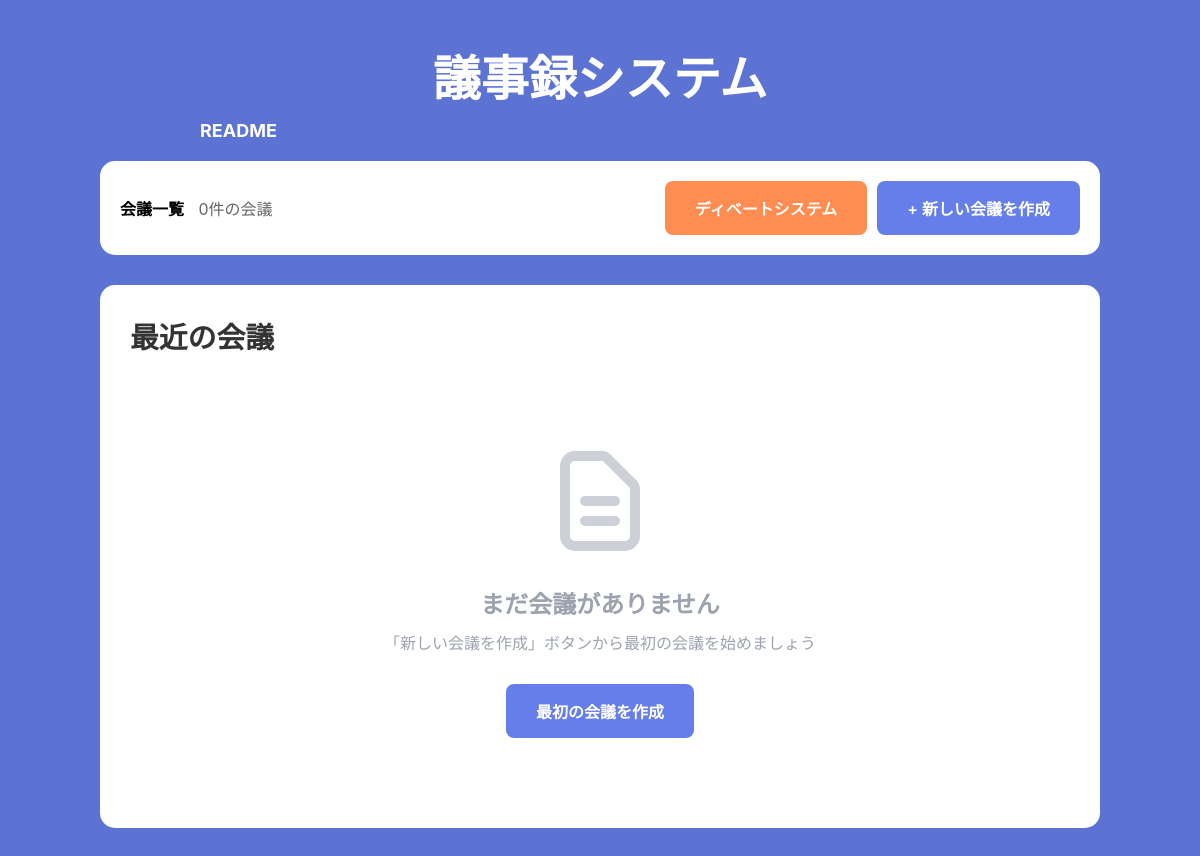
Before: / with the older database file.
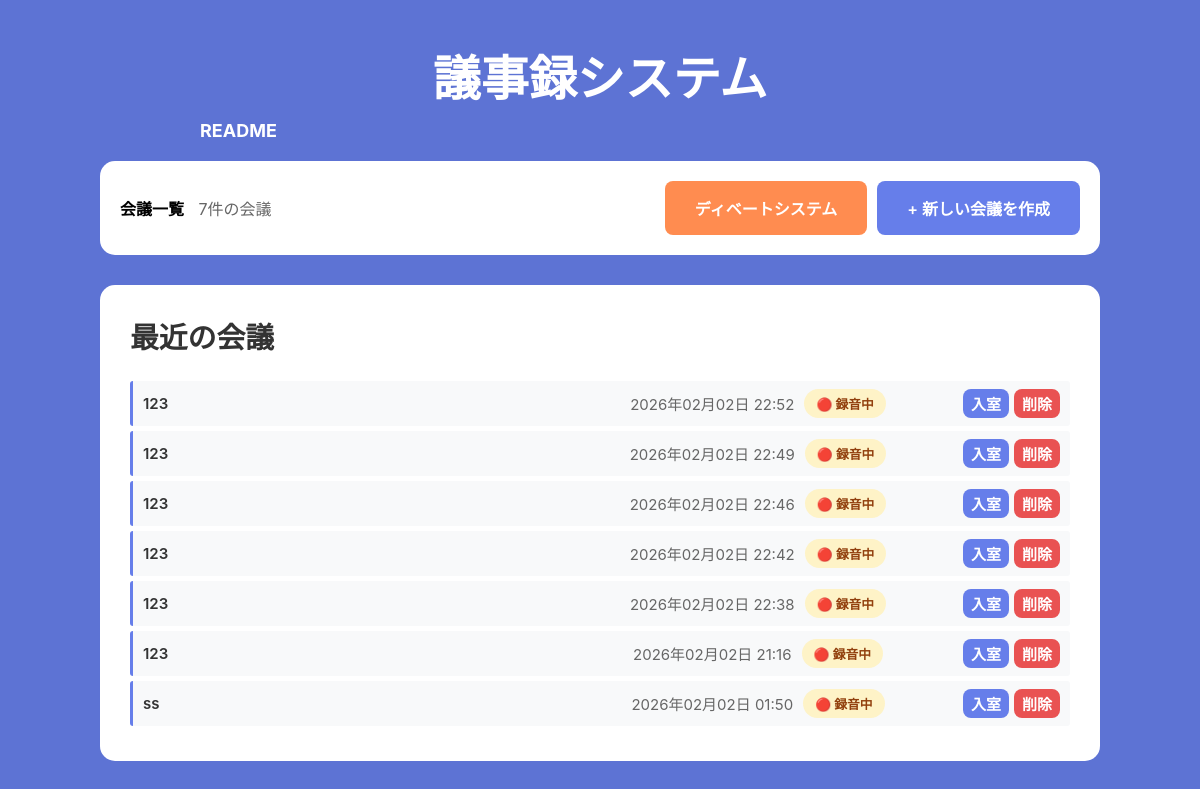
After: the same page with the newer database file.
### minutes/models.py (models this page shows, shortened)
class Meeting(models.Model):
    title = models.CharField(max_length=200)
    created_at = models.DateTimeField(auto_now_add=True)
    created_by = models.ForeignKey(User, on_delete=models.CASCADE, null=True, blank=True)
    duration_seconds = models.IntegerField(default=0)
    status = models.CharField(
        max_length=20,
        choices=[
            ('recording', '録音中'),
            ('processing', '処理中'),
            ('completed', '完了'),
        ],
        default='recording'
    )
    current_phase = models.CharField(
        max_length=20,
        choices=[
            ('introduction', '導入'),
            ('sharing', '共有'),
            ('discussion', '議論'),
            ('summary', 'まとめ'),
        ],
        default='introduction'
    )
    start_time = models.DateTimeField(null=True, blank=True)
    use_facilitator = models.BooleanField(default=False, help_text='AIファシリテーター機能を有効にする')
    use_timekeeper = models.BooleanField(default=True, help_text='タイムキーパー機能を有効にする')
    is_ended = models.BooleanField(default=False, help_text='会議が終了したかどうか')
    include_ai_in_summary = models.BooleanField(default=True, help_text='要約にAIの発言を含めるかどうか')
    class Meta:
        ordering = ['-created_at']

### minutes/views.py (the view)
# urls.py: path('', views.index, name='index'),
def index(request):
    meetings = Meeting.objects.only('id', 'title', 'created_at', 'status', 'duration_seconds').order_by('-created_at')
    return render(request, 'minutes/index.html', {'meetings': meetings})

### templates/minutes/index.html (shortened to what this page needs)
<!DOCTYPE html>
<html lang="ja">
<head>
</head>
<body>
    <div class="container">
        <div class="header">
            <h1>議事録システム</h1>
            <a class="readme" href="/readme/" style="color: white; text-decoration: none; font-size: 18px; font-weight: bold; align-self: flex-start; margin-left: 10%;">README</a>
        </div>
        <div class="action-bar">
            <div>
                <strong>会議一覧</strong>
                <span style="color: #666; margin-left: 10px;">{{ meetings|length }}件の会議</span>
            </div>
            <div style="display: flex; gap: 10px;">
                <a href="{% url 'debate_index' %}" class="btn btn-debate">ディベートシステム</a>
                <a href="/create/" class="btn btn-primary">+ 新しい会議を作成</a>
            </div>
        </div>
        <div class="meetings-list">
            <h2>最近の会議</h2>
            {% if meetings %}
                {% for meeting in meetings %}
                <div class="meeting-card {% if meeting.is_ended %}ended-meeting{% endif %}">
                    <div class="meeting-title">{{ meeting.title }}</div>
                    <div class="meeting-meta">
                        <span>
                            {{ meeting.created_at|date:"Y年m月d日 H:i" }}
                        </span>
                        <span>
                            {% if meeting.is_ended %}
                                <span class="status-badge status-ended">🏁 終了</span>
                            {% elif meeting.status == 'recording' %}
                                <span class="status-badge status-recording">🔴 録音中</span>
                            {% elif meeting.status == 'processing' %}
                                <span class="status-badge status-processing">⚙️ 処理中</span>
                            {% elif meeting.status == 'completed' %}
                                <span class="status-badge status-completed">✅ 完了</span>
                            {% endif %}
                        </span>
                    </div>
                    <div class="meeting-actions">
                        {% if meeting.is_ended %}
                            <a href="/meeting/{{ meeting.id }}/detail/" class="btn btn-secondary btn-small">履歴を表示</a>
                        {% elif meeting.status == 'recording' %}
                            <a href="/meeting/{{ meeting.id }}/" class="btn btn-primary btn-small">入室</a>
                        {% else %}
                            <a href="/meeting/{{ meeting.id }}/detail/" class="btn btn-primary btn-small">議事録を見る</a>
                        {% endif %}
                        <button class="btn btn-danger btn-small" onclick="deleteMeeting({{ meeting.id }})">削除</button>
                    </div>
                </div>
                {% endfor %}
            {% else %}
                <div class="empty-state">
                    <svg xmlns="http://www.w3.org/2000/svg" fill="none" viewBox="0 0 24 24" stroke="currentColor">
                        <path stroke-linecap="round" stroke-linejoin="round" stroke-width="2" d="M9 12h6m-6 4h6m2 5H7a2 2 0 01-2-2V5a2 2 0 012-2h5.586a1 1 0 01.707.293l5.414 5.414a1 1 0 01.293.707V19a2 2 0 01-2 2z" />
                    </svg>
                    <h3>まだ会議がありません</h3>
                    <p>「新しい会議を作成」ボタンから最初の会議を始めましょう</p>
                    <a href="/create/" class="btn btn-primary">最初の会議を作成</a>
                </div>
            {% endif %}
        </div>
    </div>
</body>
</html>

### templates/minutes/index.html (style rules this page uses)
* { margin: 0; padding: 0; box-sizing: border-box; }
body { font-family: -apple-system, BlinkMacSystemFont, 'Segoe UI', sans-serif; background: rgb(93, 115, 212); min-height: 100vh; padding: 40px 20px; }
.container { max-width: 1000px; margin: 0 auto; }
.header { text-align: center; color: white; margin-bottom: 20px; display: flex; flex-direction: column; justify-content: center; align-items: center; }
.header h1 { font-size: 3em; margin-bottom: 10px; }
.action-bar { background: white; padding: 20px; border-radius: 15px; margin-bottom: 30px; display: flex; justify-content: space-between; align-items: center; flex-wrap: wrap; gap: 10px; }
.btn { padding: 15px 30px; border: none; border-radius: 8px; font-size: 16px; font-weight: 600; cursor: pointer; text-decoration: none; display: inline-block; transition: all 0.3s; }
.btn-primary { background: rgb(102, 126, 234); color: white; }
.btn-debate { background: rgb(255, 140, 80); color: white; }
.meetings-list { background: white; padding: 30px; border-radius: 15px; }
.meetings-list h2 { margin-bottom: 25px; color: #333; font-size: 1.8em; }
.meeting-card { background: #f8f9fa; padding: 8px 10px; border-radius: 3px; margin-bottom: 5px; border-left: 3px solid #667eea; transition: all 0.3s; display: flex; align-items: center; justify-content: space-between; font-size: 15px; }
.meeting-title { font-size: 1em; font-weight: 600; color: #333; margin: 0; flex: 1; }
.meeting-meta { display: flex; gap: 10px; color: #666; font-size: 1em; margin: 0; flex: 1; justify-content: center; }
.meeting-meta span { display: flex; align-items: center; gap: 5px; }
.status-badge { display: inline-block; padding: 5px 12px; border-radius: 20px; font-size: 0.85em; font-weight: 600; }
.status-recording { background: #fef3c7; color: #92400e; }
.meeting-actions { display: flex; gap: 5px; margin: 0; flex-shrink: 0; }
.btn-small { padding: 4px 8px; font-size: 15px; }
.btn-danger { background: #e95252; color: white; }

Changed rows visible on the page:
added Meeting: title "123", created_at "2026年02月02日 22:52", is_ended "🔴 録音中"
added Meeting: title "123", created_at "2026年02月02日 22:49", is_ended "🔴 録音中"
added Meeting: title "123", created_at "2026年02月02日 22:46", is_ended "🔴 録音中"
added Meeting: title "123", created_at "2026年02月02日 22:42", is_ended "🔴 録音中"
added Meeting: title "123", created_at "2026年02月02日 22:38", is_ended "🔴 録音中"
added Meeting: title "123", created_at "2026年02月02日 21:16", is_ended "🔴 録音中"
added Meeting: title "ss", created_at "2026年02月02日 01:50", is_ended "🔴 録音中"
Other visible differences:
{{ meetings|length }}: "0" → "7"
text no longer shown: "まだ会議がありません 「新しい会議を作成」ボタンから最初の会議を始めましょう 最初の会議を作成"
